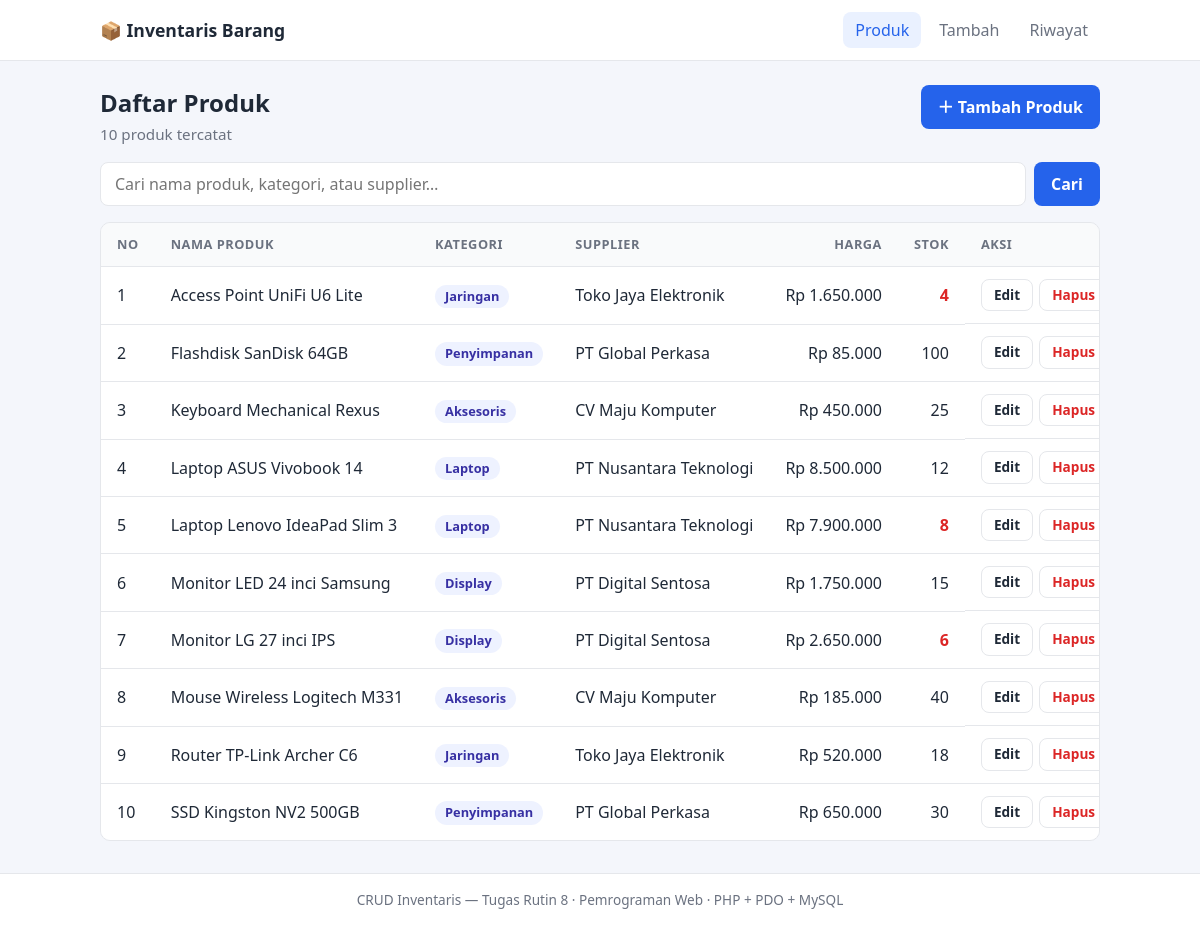
The page / on the database its author committed.
### tables this page shows
CREATE TABLE products (
    id          INT AUTO_INCREMENT PRIMARY KEY,
    name        VARCHAR(150)  NOT NULL,
    category_id INT           NOT NULL,
    supplier_id INT           NOT NULL,
    price       DECIMAL(12,2) NOT NULL,
    stock       INT           NOT NULL DEFAULT 0,
    CONSTRAINT fk_products_category
        FOREIGN KEY (category_id) REFERENCES categories(id)
        ON UPDATE CASCADE ON DELETE RESTRICT,
    CONSTRAINT fk_products_supplier
        FOREIGN KEY (supplier_id) REFERENCES suppliers(id)
        ON UPDATE CASCADE ON DELETE RESTRICT
);

CREATE TABLE categories (
    id   INT AUTO_INCREMENT PRIMARY KEY,
    name VARCHAR(100) NOT NULL
);

CREATE TABLE suppliers (
    id    INT AUTO_INCREMENT PRIMARY KEY,
    name  VARCHAR(100) NOT NULL,
    phone VARCHAR(20)
);

### includes/helpers.php (called while the page is built, shortened)
<?php
function e($value): string
{
    return htmlspecialchars((string) $value, ENT_QUOTES, 'UTF-8');
}
function rupiah($amount): string
{
    return 'Rp ' . number_format((float) $amount, 0, ',', '.');
}

### index.php (the view, shortened to what this page needs)
<?php
require_once __DIR__ . '/includes/helpers.php';
$pdo = Database::getInstance()->getConnection();
$q         = trim((string) ($_GET['q'] ?? ''));
$products  = [];
try {
    $sql = "SELECT p.id, p.name, p.price, p.stock,
                   c.name AS category,
                   s.name AS supplier
            FROM products p
            JOIN categories c ON p.category_id = c.id
            JOIN suppliers  s ON p.supplier_id = s.id";
    $params = [];
    $sql .= " ORDER BY p.name";
    $stmt = $pdo->prepare($sql);
    $stmt->execute($params);
    $products = $stmt->fetchAll();
} catch (PDOException $e) {
    error_log('DB Error (index): ' . $e->getMessage());
    $loadError = 'Terjadi kesalahan database saat mengambil data produk.';
}
$activeNav = 'produk';
require __DIR__ . '/includes/header.php';
?>
<div class="page-head">
    <div>
        <h1>Daftar Produk</h1>
        <p class="muted">
            <?= count($products) ?> produk
            <?= $q !== '' ? 'untuk pencarian “' . e($q) . '”' : 'tercatat' ?>
        </p>
    </div>
    <a href="create.php" class="btn btn-primary">＋ Tambah Produk</a>
</div>
<form method="get" action="index.php" class="search">
    <input type="search" name="q" placeholder="Cari nama produk, kategori, atau supplier…"
           value="<?= e($q) ?>" aria-label="Pencarian produk">
    <button type="submit" class="btn btn-primary">Cari</button>
</form>
<div class="card table-wrap">
    <table>
        <thead>
        <tr>
            <th>No</th>
            <th>Nama Produk</th>
            <th>Kategori</th>
            <th>Supplier</th>
            <th class="num">Harga</th>
            <th class="num">Stok</th>
            <th>Aksi</th>
        </tr>
        </thead>
        <tbody>
        <?php $no = 1; foreach ($products as $p): ?>
            <tr>
                <td><?= $no++ ?></td>
                <td><?= e($p['name']) ?></td>
                <td><span class="badge"><?= e($p['category']) ?></span></td>
                <td><?= e($p['supplier']) ?></td>
                <td class="num"><?= e(rupiah($p['price'])) ?></td>
                <td class="num">
                    <span class="<?= (int) $p['stock'] < 10 ? 'stock-low' : '' ?>"><?= (int) $p['stock'] ?></span>
                </td>
                <td class="row-actions">
                    <a href="edit.php?id=<?= (int) $p['id'] ?>" class="btn btn-small">Edit</a>
                    <form method="post" action="delete.php" class="inline"
                          onsubmit="return confirm(<?= e(json_encode('Hapus produk "' . $p['name'] . '"?')) ?>)">
                        <button type="submit" class="btn btn-small btn-danger">Hapus</button>
                    </form>
                </td>
            </tr>
        <?php endforeach; ?>
        </tbody>
    </table>
</div>
<?php require __DIR__ . '/includes/footer.php'; ?>

### includes/header.php (shortened to what this page needs)
<?php
$activeNav = $activeNav ?? '';
?>
<!DOCTYPE html>
<html lang="id">
<head>
    <link rel="stylesheet" href="assets/style.css">
</head>
<body>
<header class="topbar">
    <div class="container topbar-inner">
        <a class="brand" href="index.php">📦 Inventaris Barang</a>
        <nav>
            <a href="index.php" class="<?= $activeNav === 'produk' ? 'active' : '' ?>">Produk</a>
            <a href="create.php" class="<?= $activeNav === 'tambah' ? 'active' : '' ?>">Tambah</a>
            <a href="logs.php" class="<?= $activeNav === 'riwayat' ? 'active' : '' ?>">Riwayat</a>
        </nav>
    </div>
</header>
<main class="container">

### includes/footer.php
</main>
<footer class="footer">
    <div class="container">CRUD Inventaris — Tugas Rutin 8 · Pemrograman Web · PHP + PDO + MySQL</div>
</footer>
</body>
</html>

### assets/style.css (style rules this page uses)
:root { --bg: #f4f6fb; --card: #ffffff; --text: #1f2937; --muted: #6b7280; --border: #e5e7eb; --primary: #2563eb; --primary-dark: #1d4ed8; --danger: #dc2626; --danger-dark: #b91c1c; --success-bg: #ecfdf5; --success-text: #065f46; --error-bg: #fef2f2; --error-text: #991b1b; --radius: 10px; }
* { box-sizing: border-box; }
body { margin: 0; font-family: system-ui, -apple-system, "Segoe UI", Roboto, Arial, sans-serif; background: var(--bg); color: var(--text); line-height: 1.5; min-height: 100vh; display: flex; flex-direction: column; }
.container { width: 100%; max-width: 1040px; margin: 0 auto; padding: 0 20px; }
main.container { flex: 1; padding-top: 24px; padding-bottom: 32px; }
.topbar { background: var(--card); border-bottom: 1px solid var(--border); }
.topbar-inner { display: flex; align-items: center; justify-content: space-between; height: 60px; }
.brand { font-weight: 700; font-size: 1.1rem; color: var(--text); text-decoration: none; }
.topbar nav { display: flex; gap: 6px; }
.topbar nav a { padding: 6px 12px; border-radius: 8px; color: var(--muted); text-decoration: none; font-weight: 500; }
.topbar nav a.active { background: #eaf1ff; color: var(--primary); }
.page-head { display: flex; align-items: flex-start; justify-content: space-between; gap: 16px; margin-bottom: 16px; }
.page-head h1 { margin: 0; font-size: 1.5rem; }
.muted { color: var(--muted); margin: 2px 0 0; font-size: 0.95rem; }
.card { background: var(--card); border: 1px solid var(--border); border-radius: var(--radius); }
.table-wrap { overflow-x: auto; }
table { width: 100%; border-collapse: collapse; }
th, td { padding: 12px 16px; text-align: left; border-bottom: 1px solid var(--border); white-space: nowrap; }
th { background: #f9fafb; font-size: 0.8rem; text-transform: uppercase; letter-spacing: 0.04em; color: var(--muted); }
tbody tr:last-child td { border-bottom: none; }
.num { text-align: right; }
.stock-low { color: var(--danger); font-weight: 700; }
.badge { display: inline-block; padding: 2px 10px; border-radius: 999px; background: #eef2ff; color: #3730a3; font-size: 0.8rem; font-weight: 600; }
.btn { display: inline-block; padding: 9px 16px; border: 1px solid transparent; border-radius: 8px; background: var(--card); color: var(--text); font: inherit; font-weight: 600; text-decoration: none; cursor: pointer; }
.btn-primary { background: var(--primary); color: #fff; }
.btn-small { padding: 5px 12px; font-size: 0.85rem; border-color: var(--border); }
.btn-danger { color: var(--danger); }
.row-actions { display: flex; gap: 6px; align-items: center; }
form.inline { display: inline; margin: 0; }
.search { display: flex; gap: 8px; margin-bottom: 16px; }
.search input[type="search"] { flex: 1; padding: 9px 14px; border: 1px solid var(--border); border-radius: 8px; font: inherit; background: var(--card); }
.footer { border-top: 1px solid var(--border); background: var(--card); padding: 16px 0; color: var(--muted); font-size: 0.85rem; text-align: center; }

### rows shown on the page
products: name "Access Point UniFi U6 Lite", category.name "Jaringan", supplier.name "Toko Jaya Elektronik", price "Rp 1.650.000", stock "4"
products: name "Flashdisk SanDisk 64GB", category.name "Penyimpanan", supplier.name "PT Global Perkasa", price "Rp 85.000", stock "100"
products: name "Keyboard Mechanical Rexus", category.name "Aksesoris", supplier.name "CV Maju Komputer", price "Rp 450.000", stock "25"
products: name "Laptop ASUS Vivobook 14", category.name "Laptop", supplier.name "PT Nusantara Teknologi", price "Rp 8.500.000", stock "12"
products: name "Laptop Lenovo IdeaPad Slim 3", category.name "Laptop", supplier.name "PT Nusantara Teknologi", price "Rp 7.900.000", stock "8"
products: name "Monitor LED 24 inci Samsung", category.name "Display", supplier.name "PT Digital Sentosa", price "Rp 1.750.000", stock "15"
products: name "Monitor LG 27 inci IPS", category.name "Display", supplier.name "PT Digital Sentosa", price "Rp 2.650.000", stock "6"
products: name "Mouse Wireless Logitech M331", category.name "Aksesoris", supplier.name "CV Maju Komputer", price "Rp 185.000", stock "40"
products: name "Router TP-Link Archer C6", category.name "Jaringan", supplier.name "Toko Jaya Elektronik", price "Rp 520.000", stock "18"
products: name "SSD Kingston NV2 500GB", category.name "Penyimpanan", supplier.name "PT Global Perkasa", price "Rp 650.000", stock "30"

### other values the page prints
count($products) "10"
